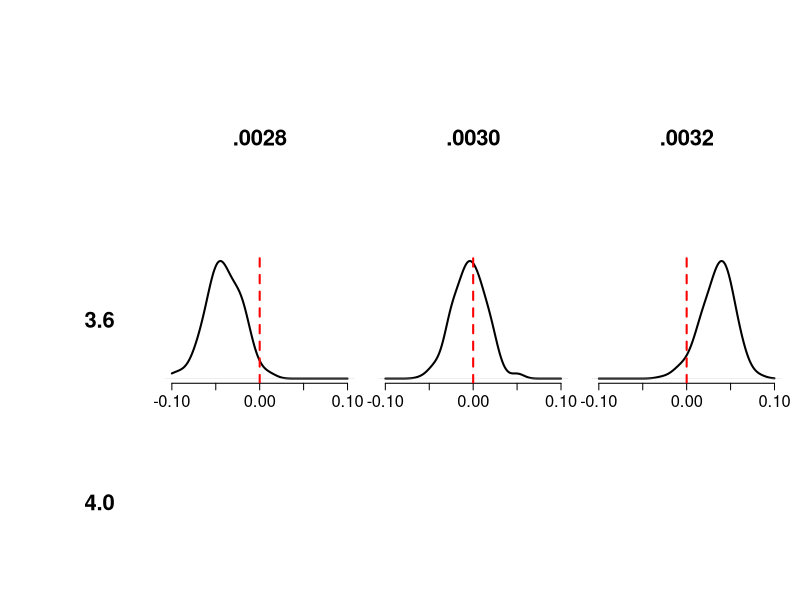

Recreate this plot in R. (Note: this script raises an error after producing the figure.)
setwd("~/Documents/Projects/Genome_Size_Analysis/Github_ParallelGS/Mexicana/Grote_stats/Gridcomparison/")

chain1<- read.csv("FINAL_4.0ll_.003cellsizechain1.csv")
chain2<- read.csv("FINAL_4.0ll_.003cellsizechain2.csv")
both<- rbind(chain1,chain2)

input4.0_.3 <- density(both$GS.contrast,adjust=1.3,from=-.1,to=.1)

chain1<- read.csv("FINAL_4.0ll_.0032cellsizechain1.csv")
chain2<- read.csv("FINAL_4.0ll_.0032cellsizechain2.csv")
both<- rbind(chain1,chain2)

input4.0_.32 <- density(both$GS.contrast,adjust=1.3,from=-.1,to=.1)

chain1<- read.csv("FINAL_3.6ll_.003cellsizechain1.csv")
chain2<- read.csv("FINAL_3.6ll_.003cellsizechain2.csv")
both<- rbind(chain1,chain2)

input3.6_.3 <- density(both$GS.contrast,adjust=1.3,from=-.1,to=.1)

chain1<- read.csv("FINAL_3.6ll_.0028cellsizechain1.csv")
chain2<- read.csv("FINAL_3.6ll_.0028cellsizechain2.csv")
both<- rbind(chain1,chain2)

input3.6_.28 <- density(both$GS.contrast,adjust=1.3,from=-.1,to=.1)

chain1<- read.csv("FINAL_3.6ll_.0032cellsizechain1.csv")
chain2<- read.csv("FINAL_3.6ll_.0032cellsizechain2.csv")
both<- rbind(chain1,chain2)

input3.6_.32 <- density(both$GS.contrast,adjust=1.3,from=-.1,to=.1)

par(mar=c(2,.8,2,.8)+0.1,oma=c(.5,3.5,3.5,.5))
my.layout <- layout(matrix(1:12, ncol=4,byrow=TRUE),widths=c(1.5,3,3,3),heights=c(1,1,1))
#layout.show(my.layout)

#toprow
plot(c(0,1),c(0,1),type="n",bty="n",xaxt="n",yaxt="n",xlab="",ylab="")

plot(c(0,1),c(0,1),type="n",bty="n",xaxt="n",yaxt="n",xlab="",ylab="")
text(0.5,0.5,".0028",cex=2,font=2)

plot(c(0,1),c(0,1),type="n",bty="n",xaxt="n",yaxt="n",xlab="",ylab="")
text(0.5,0.5,".0030",cex=2,font=2)

plot(c(0,1),c(0,1),type="n",bty="n",xaxt="n",yaxt="n",xlab="",ylab="")
text(0.5,0.5,".0032",cex=2,font=2)

plot(c(0,1),c(0,1),type="n",bty="n",xaxt="n",yaxt="n",xlab="",ylab="")
text(0.5,0.5,"3.6",cex=2,font=2)

plot(input3.6_.28,ylab="",yaxt="n",main="",bty="n",lwd=2,cex.axis=1.5)
abline(v=0,col="red",lty=2,lwd=2)

plot(input3.6_.3,ylab="",yaxt="n",main="",bty="n",lwd=2,cex.axis=1.5)
abline(v=0,col="red",lty=2,lwd=2)

plot(input3.6_.32,ylab="",yaxt="n",main="",bty="n",lwd=2,cex.axis=1.5)
abline(v=0,col="red",lty=2,lwd=2)

plot(c(0,1),c(0,1),type="n",bty="n",xaxt="n",yaxt="n",xlab="",ylab="")
text(0.5,0.5,"4.0",cex=2,font=2)

plot(input4.0_.28,ylab="",yaxt="n",main="",bty="n",lwd=2,cex.axis=1.5)
abline(v=0,col="red",lty=2,lwd=2)

plot(input4.0_.3,ylab="",yaxt="n",main="",bty="n",lwd=2,cex.axis=1.5)
abline(v=0,col="red",lty=2,lwd=2)

plot(input4.0_.32,ylab="",yaxt="n",main="",bty="n",lwd=2,cex.axis=1.5)
abline(v=0,col="red",lty=2,lwd=2)

par(xpd=NA)
text.x<- grconvertX(.6,from="ndc",to="user")
text.y<- grconvertY(.95,from="ndc",to="user")

text(text.x,text.y,"Stomatal Cell Size Prior Mean (cm)",cex=1.5,font=2)

text.x<- grconvertX(.05,from="ndc",to="user")
text.y<- grconvertY(.35,from="ndc",to="user")

text(text.x,text.y,"LER Prior Mean (cm)",cex=1.5,srt=90,font=2)




plot(c(0,1),c(0,1),type="n",bty="n",xaxt="n",yaxt="n",xlab="",ylab="")
text(0.5,0.5,"3.4",cex=2,font=2)

plot(c(0,1),c(0,1),type="n",bty="n",xaxt="n",yaxt="n",xlab="",ylab="")
text(0.5,0.5,"3.2",cex=2,font=2)

plot(c(0,1),c(0,1),type="n",bty="n",xaxt="n",yaxt="n",xlab="",ylab="")
text(0.5,0.5,"3.0",cex=2,font=2)

plot(c(0,1),c(0,1),type="n",bty="n",xaxt="n",yaxt="n",xlab="",ylab="")
text(0.5,0.5,".003",cex=2,font=2,srt=90)

plot(input4.0_.3,ylab="",yaxt="n",main="",bty="n",lwd=2,cex.axis=1.5)
abline(v=0,col="red",lty=2,lwd=2)
plot(input3.8_.3,ylab="",yaxt="n",main="",bty="n",lwd=2,cex.axis=1.5)
abline(v=0,col="red",lty=2,lwd=2)

plot(input3.6_.3,ylab="",yaxt="n",main="",bty="n",lwd=2,cex.axis=1.5)
abline(v=0,col="red",lty=2,lwd=2)

plot(input3.4_.3,ylab="",yaxt="n",main="",bty="n",lwd=2,cex.axis=1.5)
abline(v=0,col="red",lty=2,lwd=2)

plot(input3.2_.3,ylab="",yaxt="n",main="",bty="n",lwd=2,cex.axis=1.5)
abline(v=0,col="red",lty=2,lwd=2)

plot(input3.0_.3,ylab="",yaxt="n",main="",bty="n",lwd=2,cex.axis=1.5)
abline(v=0,col="red",lty=2,lwd=2)

